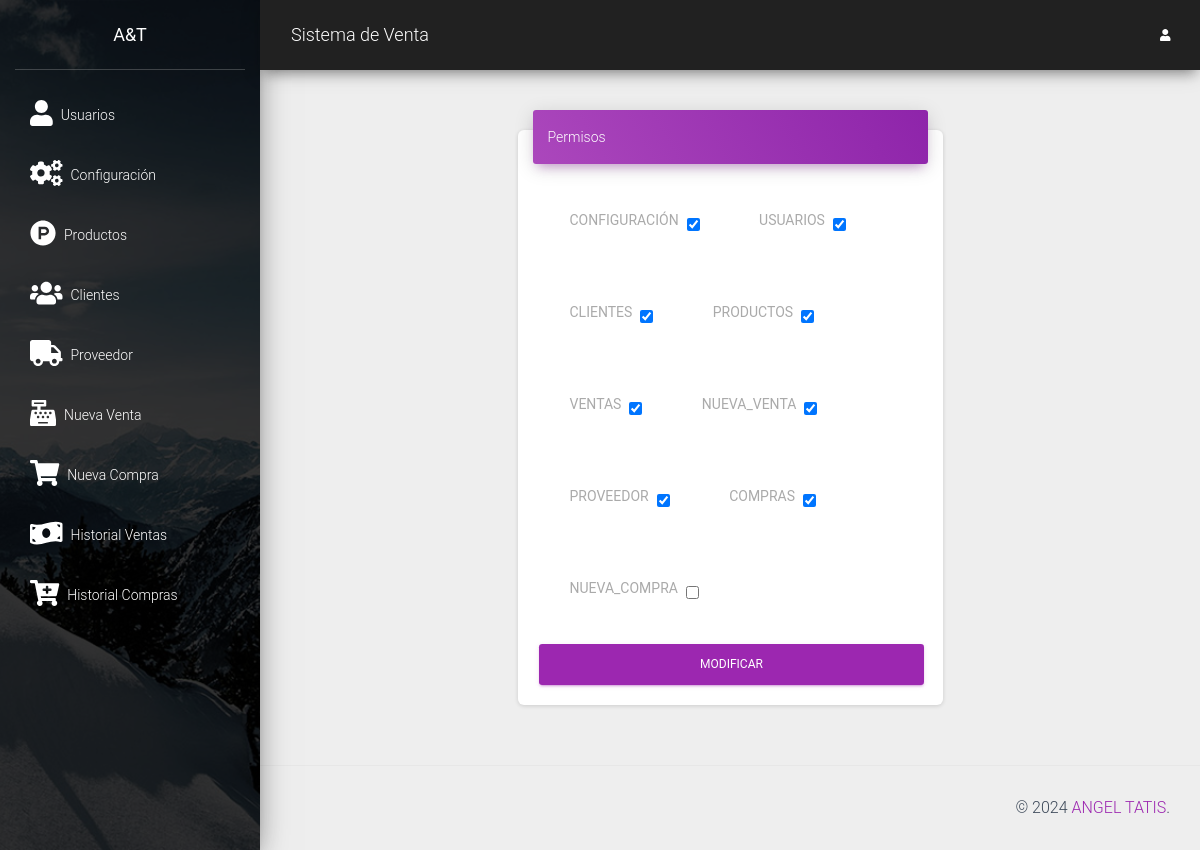
Screenshot of /src/rol.php?id=14 (signed in) with the database file from the repository.
### tables this page shows
CREATE TABLE `permisos` (
  `id` int NOT NULL,
  `nombre` varchar(30) NOT NULL
);

### src/rol.php (the view, shortened to what this page needs)
<?php
require_once "../conexion.php";
$id = $_GET['id'];
$sqlpermisos = mysqli_query($conexion, "SELECT * FROM permisos");
$consulta = mysqli_query($conexion, "SELECT * FROM detalle_permisos WHERE id_usuario = $id");
$datos = array();
foreach ($consulta as $asignado) {
    $datos[$asignado['id_permiso']] = true;
}
include_once "includes/header.php";
?>
<div class="row">
    <div class="col-md-6 mx-auto">
        <div class="card shadow-lg">
            <div class="card-header card-header-primary">
                Permisos
            </div>
            <div class="card-body">
                <form method="post" action="">
                    <?php while ($row = mysqli_fetch_assoc($sqlpermisos)) { ?>
                        <div class="form-check form-check-inline m-4">
                            <label for="permisos" class="p-2 text-uppercase"><?php echo $row['nombre']; ?></label>
                            <input id="permisos" type="checkbox" name="permisos[]" value="<?php echo $row['id']; ?>" <?php
                                                                                                                        if (isset($datos[$row['id']])) {
                                                                                                                            echo "checked";
                                                                                                                        }
                                                                                                                        ?>>
                        </div>
                    <?php } ?>
                    <br>
                    <button class="btn btn-primary btn-block" type="submit">Modificar</button>
                </form>
            </div>
        </div>
    </div>
</div>
<?php include_once "includes/footer.php"; ?>

### rows the page displays
permisos: nombre "CONFIGURACIÓN", id "☑"
permisos: nombre "USUARIOS", id "☑"
permisos: nombre "CLIENTES", id "☑"
permisos: nombre "PRODUCTOS", id "☑"
permisos: nombre "VENTAS", id "☑"
permisos: nombre "NUEVA_VENTA", id "☑"
permisos: nombre "PROVEEDOR", id "☑"
permisos: nombre "COMPRAS", id "☑"
permisos: nombre "NUEVA_COMPRA"
